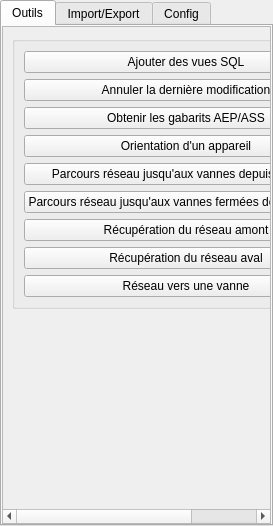
<?xml version="1.0" encoding="UTF-8"?>
<ui version="4.0">
 <class>dock_widget</class>
 <widget class="QDockWidget" name="dock_widget">
  <property name="geometry">
   <rect>
    <x>0</x>
    <y>0</y>
    <width>273</width>
    <height>526</height>
   </rect>
  </property>
  <property name="windowTitle">
   <string>RAEPA</string>
  </property>
  <widget class="QWidget" name="dockWidgetContents">
   <layout class="QVBoxLayout" name="verticalLayout">
    <property name="leftMargin">
     <number>0</number>
    </property>
    <property name="topMargin">
     <number>0</number>
    </property>
    <property name="rightMargin">
     <number>0</number>
    </property>
    <property name="bottomMargin">
     <number>0</number>
    </property>
    <item>
     <widget class="QTabWidget" name="tab_widget">
      <property name="currentIndex">
       <number>0</number>
      </property>
      <widget class="QWidget" name="tab_2">
       <attribute name="title">
        <string>Outils</string>
       </attribute>
       <layout class="QVBoxLayout" name="verticalLayout_7">
        <property name="leftMargin">
         <number>0</number>
        </property>
        <property name="topMargin">
         <number>0</number>
        </property>
        <property name="rightMargin">
         <number>0</number>
        </property>
        <property name="bottomMargin">
         <number>0</number>
        </property>
        <item>
         <widget class="QScrollArea" name="scrollArea">
          <property name="widgetResizable">
           <bool>true</bool>
          </property>
          <widget class="QWidget" name="scrollAreaWidgetContents">
           <property name="geometry">
            <rect>
             <x>0</x>
             <y>0</y>
             <width>446</width>
             <height>460</height>
            </rect>
           </property>
           <layout class="QVBoxLayout" name="verticalLayout_11">
            <item>
             <widget class="QGroupBox" name="groupBox_5">
              <property name="title">
               <string/>
              </property>
              <layout class="QVBoxLayout" name="verticalLayout_9">
               <item>
                <widget class="QPushButton" name="button_algo_add_sql_layers">
                 <property name="text">
                  <string>Ajouter des vues SQL</string>
                 </property>
                </widget>
               </item>
               <item>
                <widget class="QPushButton" name="button_algo_cancel_last_modification">
                 <property name="text">
                  <string>Annuler la dernière modification</string>
                 </property>
                </widget>
               </item>
               <item>
                <widget class="QPushButton" name="button_algo_gabarits">
                 <property name="text">
                  <string>Obtenir les gabarits AEP/ASS</string>
                 </property>
                </widget>
               </item>
               <item>
                <widget class="QPushButton" name="button_algo_get_orientation_appareil">
                 <property name="text">
                  <string>Orientation d'un appareil</string>
                 </property>
                </widget>
               </item>
               <item>
                <widget class="QPushButton" name="button_algo_get_network_to_vanne_from_point">
                 <property name="text">
                  <string>Parcours réseau jusqu'aux vannes depuis un point</string>
                 </property>
                </widget>
               </item>
               <item>
                <widget class="QPushButton" name="button_algo_get_network_to_vanne_ferme_from_point">
                 <property name="text">
                  <string>Parcours réseau jusqu'aux vannes fermées depuis un point</string>
                 </property>
                </widget>
               </item>
               <item>
                <widget class="QPushButton" name="button_algo_get_upstream_route">
                 <property name="text">
                  <string>Récupération du réseau amont</string>
                 </property>
                </widget>
               </item>
               <item>
                <widget class="QPushButton" name="button_algo_get_downstream_route">
                 <property name="text">
                  <string>Récupération du réseau aval</string>
                 </property>
                </widget>
               </item>
               <item>
                <widget class="QPushButton" name="button_algo_get_network_to_vanne">
                 <property name="text">
                  <string>Réseau vers une vanne</string>
                 </property>
                </widget>
               </item>
              </layout>
             </widget>
            </item>
            <item>
             <spacer name="verticalSpacer_3">
              <property name="orientation">
               <enum>Qt::Vertical</enum>
              </property>
              <property name="sizeHint" stdset="0">
               <size>
                <width>20</width>
                <height>40</height>
               </size>
              </property>
             </spacer>
            </item>
           </layout>
          </widget>
         </widget>
        </item>
       </layout>
      </widget>
      <widget class="QWidget" name="tab_4">
       <attribute name="title">
        <string>Import/Export</string>
       </attribute>
       <layout class="QVBoxLayout" name="verticalLayout_6">
        <property name="leftMargin">
         <number>0</number>
        </property>
        <property name="topMargin">
         <number>0</number>
        </property>
        <property name="rightMargin">
         <number>0</number>
        </property>
        <property name="bottomMargin">
         <number>0</number>
        </property>
        <item>
         <widget class="QScrollArea" name="scrollArea_2">
          <property name="widgetResizable">
           <bool>true</bool>
          </property>
          <widget class="QWidget" name="scrollAreaWidgetContents_2">
           <property name="geometry">
            <rect>
             <x>0</x>
             <y>0</y>
             <width>511</width>
             <height>460</height>
            </rect>
           </property>
           <layout class="QVBoxLayout" name="verticalLayout_12">
            <item>
             <widget class="QGroupBox" name="groupBox_3">
              <property name="title">
               <string>Import</string>
              </property>
              <layout class="QVBoxLayout" name="verticalLayout_4">
               <item>
                <widget class="QPushButton" name="button_algo_import_shapefile">
                 <property name="text">
                  <string>Import shapefiles dans les tables temporaires</string>
                 </property>
                </widget>
               </item>
               <item>
                <widget class="QPushButton" name="button_algo_convert_imported_data">
                 <property name="text">
                  <string>Convertisseur des données</string>
                 </property>
                </widget>
               </item>
               <item>
                <widget class="QPushButton" name="button_algo_insert_converted_data">
                 <property name="text">
                  <string>Insertion des données converties</string>
                 </property>
                </widget>
               </item>
              </layout>
             </widget>
            </item>
            <item>
             <widget class="QGroupBox" name="groupBox_4">
              <property name="title">
               <string>Export</string>
              </property>
              <layout class="QVBoxLayout" name="verticalLayout_8">
               <item>
                <widget class="QPushButton" name="button_algo_export_package">
                 <property name="text">
                  <string>Exporter les données en Geopackage</string>
                 </property>
                </widget>
               </item>
              </layout>
             </widget>
            </item>
            <item>
             <spacer name="verticalSpacer_2">
              <property name="orientation">
               <enum>Qt::Vertical</enum>
              </property>
              <property name="sizeHint" stdset="0">
               <size>
                <width>20</width>
                <height>40</height>
               </size>
              </property>
             </spacer>
            </item>
           </layout>
          </widget>
         </widget>
        </item>
       </layout>
      </widget>
      <widget class="QWidget" name="tab">
       <attribute name="title">
        <string>Config</string>
       </attribute>
       <layout class="QVBoxLayout" name="verticalLayout_2">
        <property name="leftMargin">
         <number>0</number>
        </property>
        <property name="topMargin">
         <number>0</number>
        </property>
        <property name="rightMargin">
         <number>0</number>
        </property>
        <property name="bottomMargin">
         <number>0</number>
        </property>
        <item>
         <widget class="QScrollArea" name="scrollArea_3">
          <property name="widgetResizable">
           <bool>true</bool>
          </property>
          <widget class="QWidget" name="scrollAreaWidgetContents_3">
           <property name="geometry">
            <rect>
             <x>0</x>
             <y>0</y>
             <width>511</width>
             <height>460</height>
            </rect>
           </property>
           <layout class="QVBoxLayout" name="verticalLayout_13">
            <item>
             <widget class="QGroupBox" name="groupBox">
              <property name="title">
               <string>01 Installation</string>
              </property>
              <layout class="QVBoxLayout" name="verticalLayout_3">
               <item>
                <widget class="QPushButton" name="button_algo_configure_plugin">
                 <property name="text">
                  <string>Configurer la connexion à la base</string>
                 </property>
                </widget>
               </item>
               <item>
                <widget class="QPushButton" name="button_algo_create_database_structure">
                 <property name="text">
                  <string>Installation de la base</string>
                 </property>
                </widget>
               </item>
               <item>
                <widget class="QPushButton" name="button_algo_upgrade_database_structure">
                 <property name="text">
                  <string>Mise à jour de la base</string>
                 </property>
                </widget>
               </item>
              </layout>
             </widget>
            </item>
            <item>
             <widget class="QGroupBox" name="groupBox_2">
              <property name="title">
               <string>02 Configuration</string>
              </property>
              <layout class="QVBoxLayout" name="verticalLayout_5">
               <item>
                <widget class="QPushButton" name="button_algo_load_project">
                 <property name="text">
                  <string>Charger le projet</string>
                 </property>
                </widget>
               </item>
               <item>
                <widget class="QPushButton" name="button_algo_add_styles">
                 <property name="text">
                  <string>Charger les styles</string>
                 </property>
                </widget>
               </item>
              </layout>
             </widget>
            </item>
            <item>
             <widget class="QGroupBox" name="groupBox_6">
              <property name="title">
               <string>Aide</string>
              </property>
              <layout class="QVBoxLayout" name="verticalLayout_10">
               <item>
                <widget class="QPushButton" name="button_help_database">
                 <property name="text">
                  <string>Modèle conceptuel de données</string>
                 </property>
                </widget>
               </item>
              </layout>
             </widget>
            </item>
            <item>
             <spacer name="verticalSpacer">
              <property name="orientation">
               <enum>Qt::Vertical</enum>
              </property>
              <property name="sizeHint" stdset="0">
               <size>
                <width>20</width>
                <height>40</height>
               </size>
              </property>
             </spacer>
            </item>
           </layout>
          </widget>
         </widget>
        </item>
       </layout>
      </widget>
     </widget>
    </item>
   </layout>
  </widget>
 </widget>
 <resources/>
 <connections/>
</ui>
